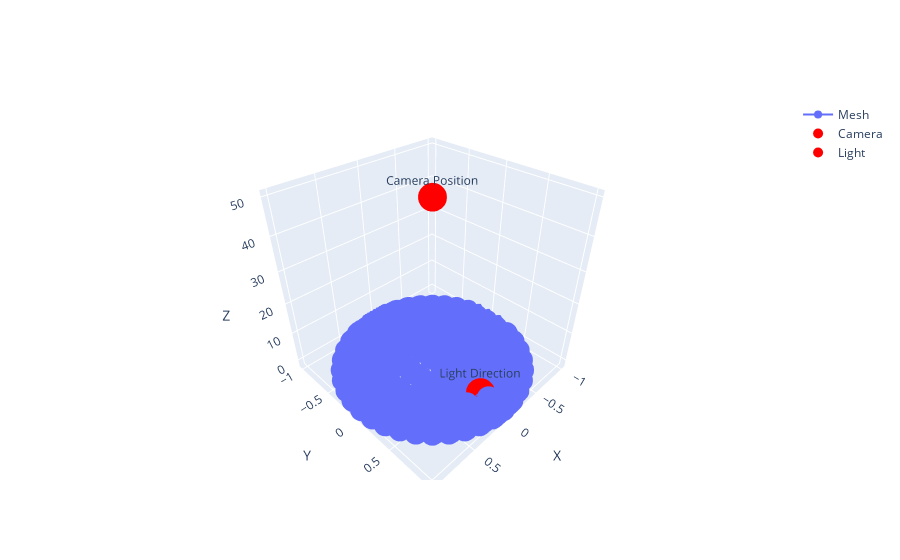

Notebook source saved alongside this figure:
### Code cell
import plotly.graph_objects as go

model_file = "src/sphere.obj"
triangles, mesh = load_obj(model_file)

# Préparer les données pour Plotly
x, y, z = [], [], []
for triangle in triangles:
    for vertex in triangle:
        x.append(vertex[0])
        y.append(vertex[1])
        z.append(vertex[2])
print(x)
camera_pos = np.array([0, 0, 50])

fig = go.Figure()

# Ajouter le maillage
fig.add_trace(go.Scatter3d(
    x=x, 
    y=y, 
    z=z,
    name='Mesh'
))

# Ajouter la position de la caméra
fig.add_trace(go.Scatter3d(
    x=[camera_pos[0]], 
    y=[camera_pos[1]], 
    z=[camera_pos[2]],
    mode='markers+text',
    marker=dict(size=10, color='red'),
    text=['Camera Position'],
    textposition='top center',
    name='Camera'
))

light_dir = normalize(np.array([1, 90, 90]))
fig.add_trace(go.Scatter3d(
    x=[light_dir[0]], 
    y=[light_dir[1]], 
    z=[light_dir[2]],
    mode='markers+text',
    marker=dict(size=10, color='red'),
    text=['Light Direction'],
    textposition='top center',
    name='Light'
))

fig.update_layout(
    scene=dict(
        xaxis_title='X',
        yaxis_title='Y',
        zaxis_title='Z'
    )
)

fig.show()

### Figure 1 — Plotly figure (JSON) as saved in the notebook; plotly's stock layout.template omitted (floating-point values rounded to 4 significant figures; data arrays with more than 128 entries replaced by an {"elided": "..."} marker saying what was removed)
{"data": [{"name": "Mesh", "type": "scatter3d", "x": {"elided": "2280 float values"}, "y": {"elided": "2280 float values"}, "z": {"elided": "2280 float values"}}, {"marker": {"color": "red", "size": 10}, "mode": "markers+text", "name": "Camera", "text": ["Camera Position"], "textposition": "top center", "type": "scatter3d", "x": [0], "y": [0], "z": [50]}, {"marker": {"color": "red", "size": 10}, "mode": "markers+text", "name": "Light", "text": ["Light Direction"], "textposition": "top center", "type": "scatter3d", "x": [0.007856], "y": [0.7071], "z": [0.7071]}], "layout": {"scene": {"xaxis": {"title": {"text": "X"}}, "yaxis": {"title": {"text": "Y"}}, "zaxis": {"title": {"text": "Z"}}}}}
